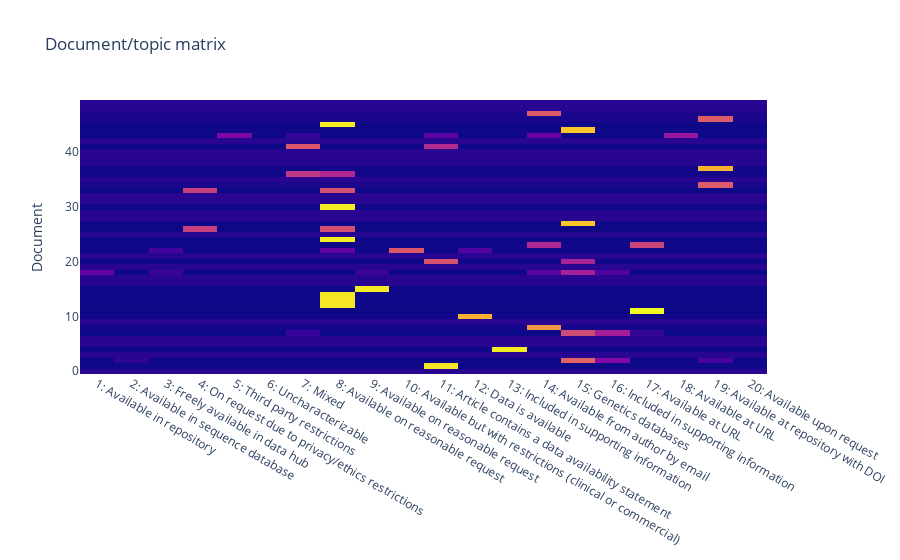

Notebook source saved alongside this figure:
### Code cell
# Show topic matrix for a subset of documents

df = document_model.head(50)

fig = go.Figure(
    data=go.Heatmap(
        z=df.values, x=df.columns, y=df.index, showscale=False
    ),
    layout_title_text="Document/topic matrix",
    layout_yaxis_title_text="Document",
    layout_height=800
)

fig_path = os.path.join(PROJ_ROOT + "/reports/figures/" + "0.6-05-document-topic-matrix")

pio.write_html(fig, fig_path + ".html", include_plotlyjs="cdn")
pio.write_image(fig, fig_path + ".svg")

fig.show()

### Figure 1 — Plotly figure (JSON) as saved in the notebook; plotly's stock layout.template omitted (floating-point values rounded to 4 significant figures; data arrays with more than 128 entries replaced by an {"elided": "..."} marker saying what was removed)
{"data": [{"showscale": false, "type": "heatmap", "x": ["1: Available in repository", "2: Available in sequence database", "3: Freely available in data hub", "4: On request due to privacy/ethics restrictions", "5: Third party restrictions", "6: Uncharacterizable", "7: Mixed", "8: Available on reasonable request", "9: Available on reasonable request", "10: Available but with restrictions (clinical or commercial)", "11: Article contains a data availability statement", "12: Data is available", "13: Included in supporting information", "14: Available from author by email", "15: Genetics databases", "16: Included in supporting information", "17: Available at URL", "18: Available at URL", "19: Available at repository with DOI", "20: Available upon request"], "y": [0, 1, 2, 3, 4, 5, 6, 7, 8, 9, 10, 11, 12, 13, 14, 15, 16, 17, 18, 19, 20, 21, 22, 23, 24, 25, 26, 27, 28, 29, 30, 31, 32, 33, 34, 35, 36, 37, 38, 39, 40, 41, 42, 43, 44, 45, 46, 47, 48, 49], "z": {"elided": "50x20 float values"}}], "layout": {"autosize": true, "title": {"text": "Document/topic matrix"}, "xaxis": {"autorange": true, "range": [-0.5, 19.5], "type": "category"}, "yaxis": {"autorange": true, "range": [-0.5, 49.5], "title": {"text": "Document"}, "type": "linear"}}}
